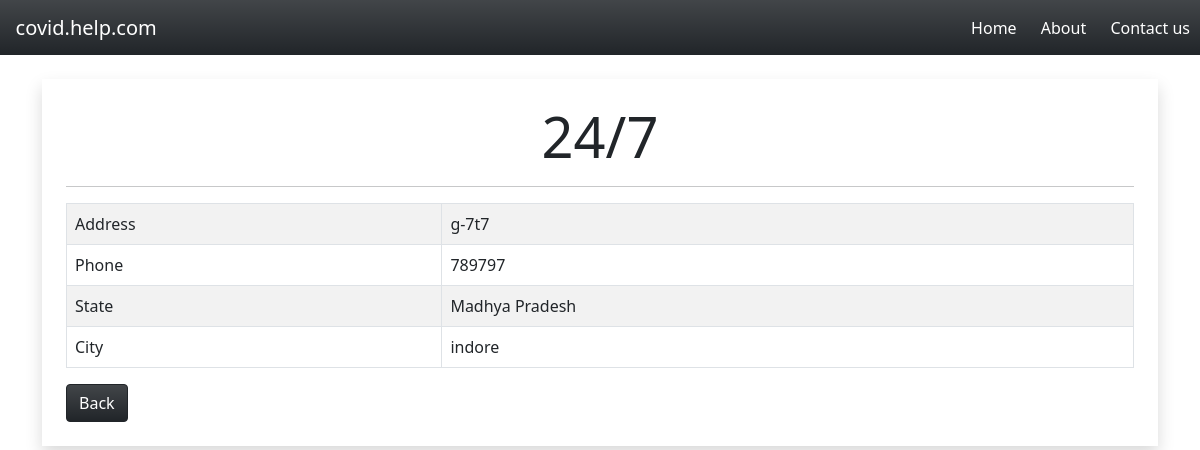
The app's page /hospital/4/ with its own data.
### app/models.py (models this page shows, shortened)
class Hospital(models.Model):
    name = models.CharField(max_length=100 , null=False , blank=False)
    address = models.CharField(max_length=150 , null=False , blank=False)
    phone = models.IntegerField()
    city = models.ForeignKey(City , on_delete=models.CASCADE , related_name='hospitals')
    state = models.ForeignKey(State , on_delete=models.CASCADE )

class State(models.Model):
    name = models.CharField(max_length=50)
    def __str__(self):
        return self.name

class City(models.Model):
    name = models.CharField(max_length=50 , null=False , blank=False)
    state = models.ForeignKey(State , on_delete=models.CASCADE , related_name='citites')
    def __str__(self):
        return self.name

### app/views.py (the view)
# urls.py: path('hospital/<int:pk>/',views.hospital_page,name='hospital_page'),
def hospital_page(request,pk):
    context = {
        'hospital':Hospital.objects.get(id=pk)
    }
    return render(request,'app/hospital_page.html',context=context)

### app/templates/app/hospital_page.html
{% extends 'app/base.html' %}
{% block content %}
<div class="container">
    <div class="mt-4 border-rounded p-4 shadow">
        <p class="display-4 text-center">{{ hospital.name }}</p>
        <hr>
        <table class="table table-striped   table-bordered">
            <tbody>
                <tr>
                    <td>Address</td>
                    <td>{{ hospital.address }}</td>
                </tr>
                <tr>
                    <td>Phone</td>
                    <td>{{ hospital.phone }}</td>
                </tr>
                <tr>
                    <td>State</td>
                    <td>{{ hospital.state }}</td>
                </tr>
                <tr>
                    <td>City</td>
                    <td>{{ hospital.city }}</td>
                </tr>
            </tbody>
        </table>
        <a href="/" class="btn btn-dark bg-gradient">Back</a>
    </div>
</div>
<br>
{% endblock %}

### records on screen
Hospital: name "24/7", address "g-7t7", phone "789797", state "Madhya Pradesh", city "indore"
